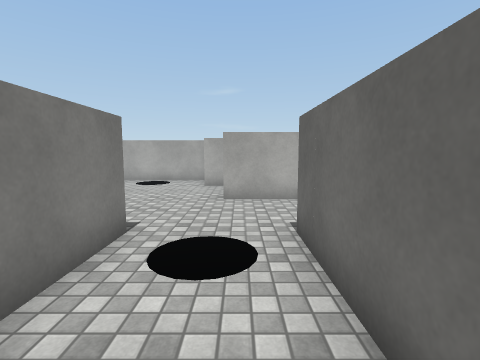
view 1 (above)

18 first-person views from a walk through a Unity game level. The camera is 1.4 m above the floor, tilts 6° down and sees 85° across. The floor is counted in squares, 1 m on a side. Each view is taken from the middle of a square. On the plan, view 1 faces up. The plan holds only what a view shows up to about 13 squares ahead; the rest is blank. The player character is not drawn. Surface patterns are stand-ins for the level's own textures.

view 2
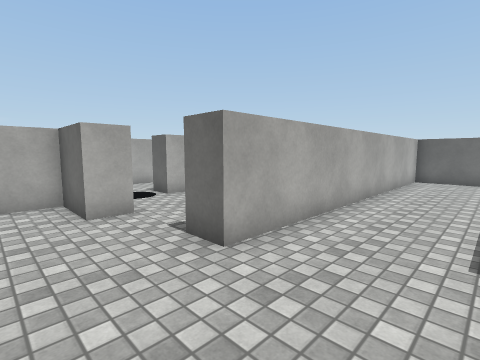

view 3
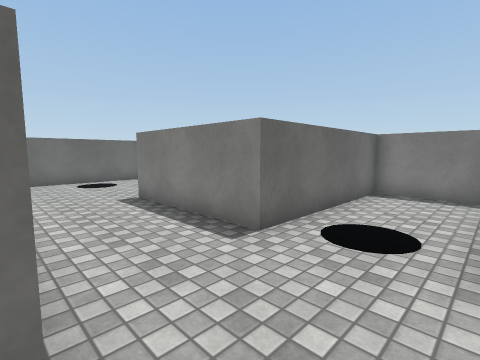

view 4
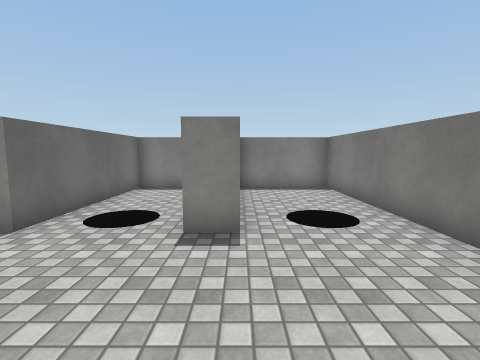

view 5
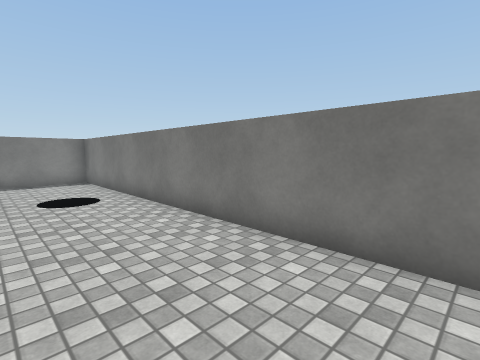

view 6
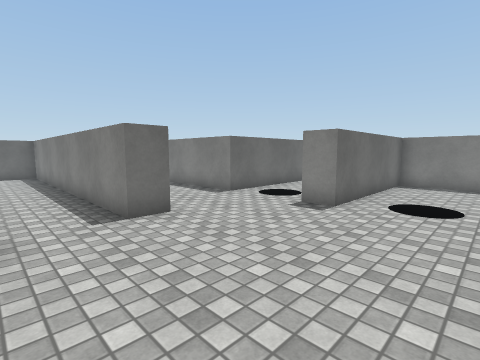

view 7
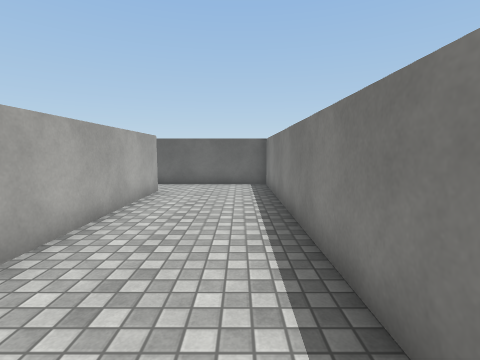

view 8
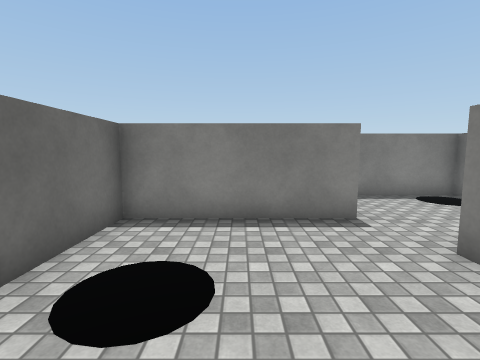

view 9
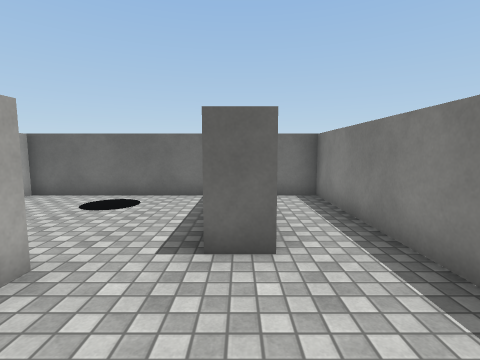

view 10
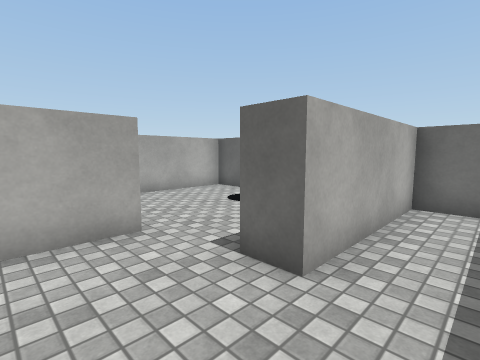

view 11
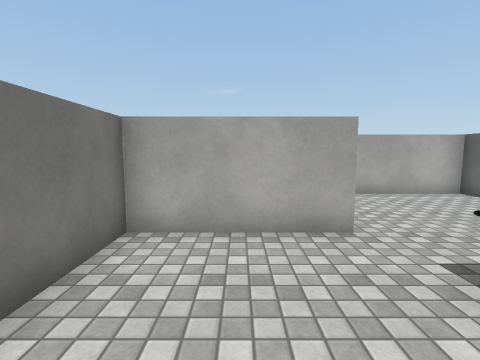

view 12
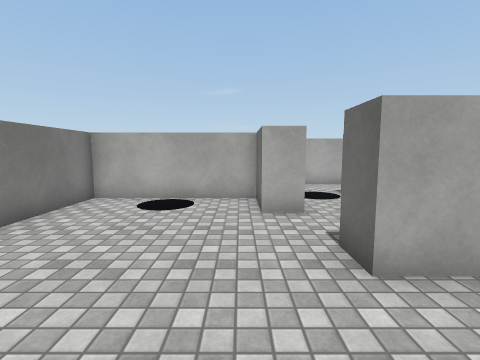

view 13
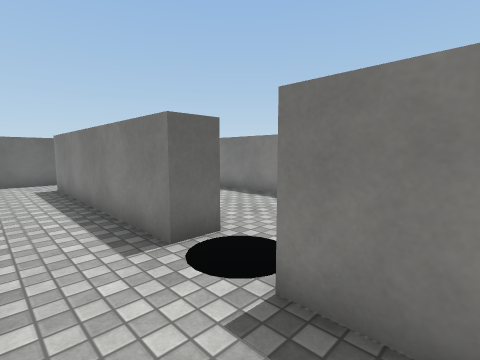

view 14
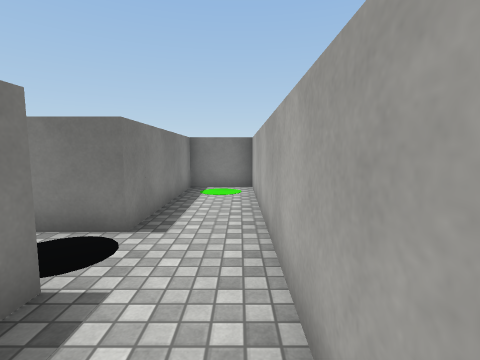

view 15
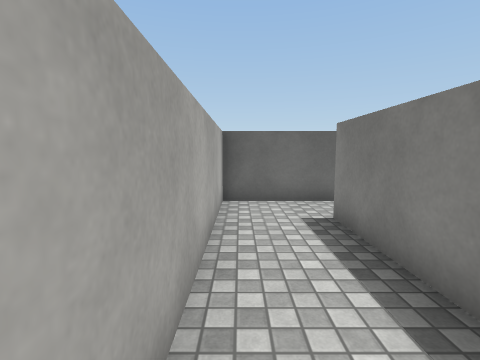

view 16
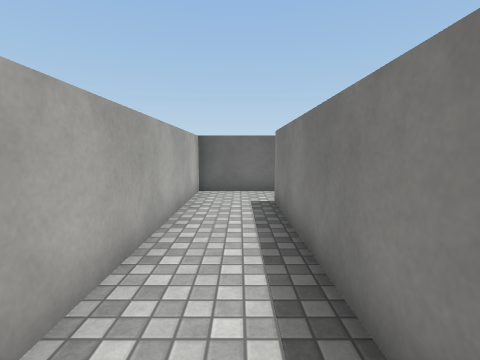

view 17
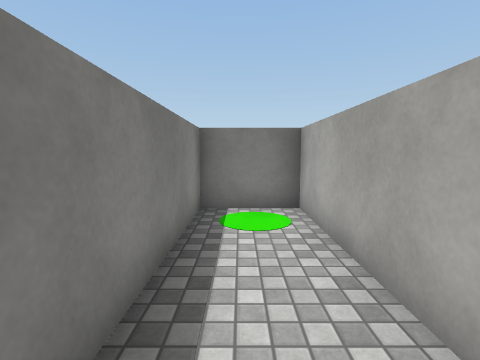

view 18
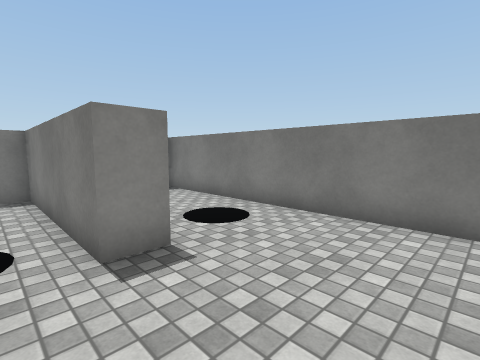

### Floor plan
Ten units are one square. View 1 is at (0, 0); x grows to the right and y downward. Boxes are objects, and circles mark ways between rooms. Rooms are numbered by the first view taken in them; rooms with no view inside come last. Other rooms are left out.
<svg viewBox="-70 -170 190 190">
<path fill="none" stroke="#000" d="M-4 -110 -15 -110 -15 -130 -65 -130 -65 15 -30 15 -30 -45 -20 -45 -20 15 10 15 10 -45 60 -45M65 -15 115 -15 115 -78 -5 -78 -5 -88M95 -130 15 -130M-5 -88 115 -88 115 -125M60 -35 20 -35 20 -10M19 15 115 15 115 -5 65 -5 65 -15M15 -130 15 -140 95 -140M115 -125 115 -165 -65 -165 -65 -140 -5 -140 -5 -124"/>
<rect x="-55" y="-45" width="10" height="10" fill="#bbb"><title>black disc</title></rect>
<rect x="-45" y="-125" width="10" height="10" fill="#bbb"><title>black disc</title></rect>
<rect x="-15" y="-45" width="10" height="10" fill="#bbb"><title>black disc</title></rect>
<rect x="95" y="-55" width="10" height="10" fill="#bbb"><title>black disc</title></rect>
<rect x="25" y="-5" width="10" height="10" fill="#bbb"><title>black disc</title></rect>
<rect x="-55" y="-165" width="10" height="10" fill="#bbb"><title>green disc</title></rect>
<rect x="-5" y="-145" width="10" height="10" fill="#bbb"><title>black disc</title></rect>
<circle cx="0" cy="-100" r="3" fill="#2a7"/>
<circle cx="65" cy="-25" r="3" fill="#2a7"/>
<circle cx="105" cy="-135" r="3" fill="#2a7"/>
<circle cx="5" cy="-135" r="3" fill="#2a7"/>
<text x="10" y="-50">1</text>
<text x="50" y="-110">2</text>
<text x="60" y="0">3</text>
<text x="30" y="-150">4</text>
</svg>
Room 1 opens to room 2. Room 1 opens to room 3. Room 2 opens to room 4.

Where each view was taken, in squares from view 1:
view 1: 0 up, 0 right, facing up
view 2: 5 up, 3 left, facing up-right
view 3: 8 up, 2 left, facing down-right
view 4: 9 up, 3 left, facing down
view 5: 12 up, 3 left, facing down-left
view 6: 11 up, 6 left, facing down-right
view 7: 10 up, 0 right, facing right
view 8: 7 up, 9 right, facing down
view 9: 1 up, 3 right, facing right
view 10: 1 down, 4 right, facing up-right
view 11: 1 down, 4 right, facing up
view 12: 5 up, 2 left, facing up
view 13: 16 up, 2 left, facing down-right
view 14: 16 up, 4 right, facing left
view 15: 16 up, 4 right, facing right
view 16: 15 up, 2 right, facing right
view 17: 15 up, 0 right, facing left
view 18: 8 up, 1 left, facing down-left
